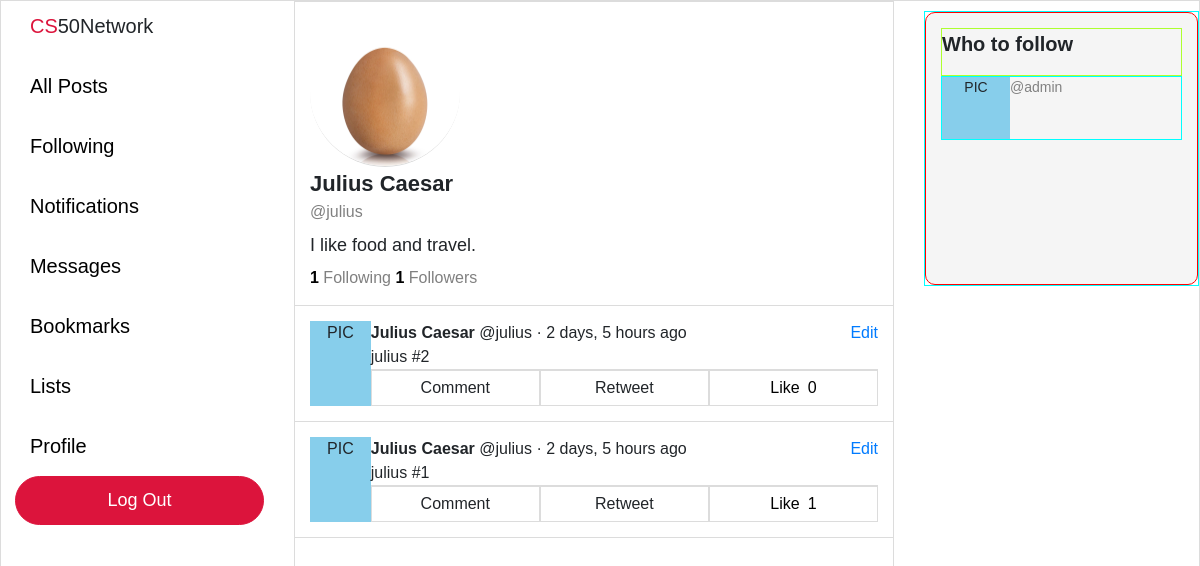
/profile/julius (signed in), run on an earlier commit of the app's database.
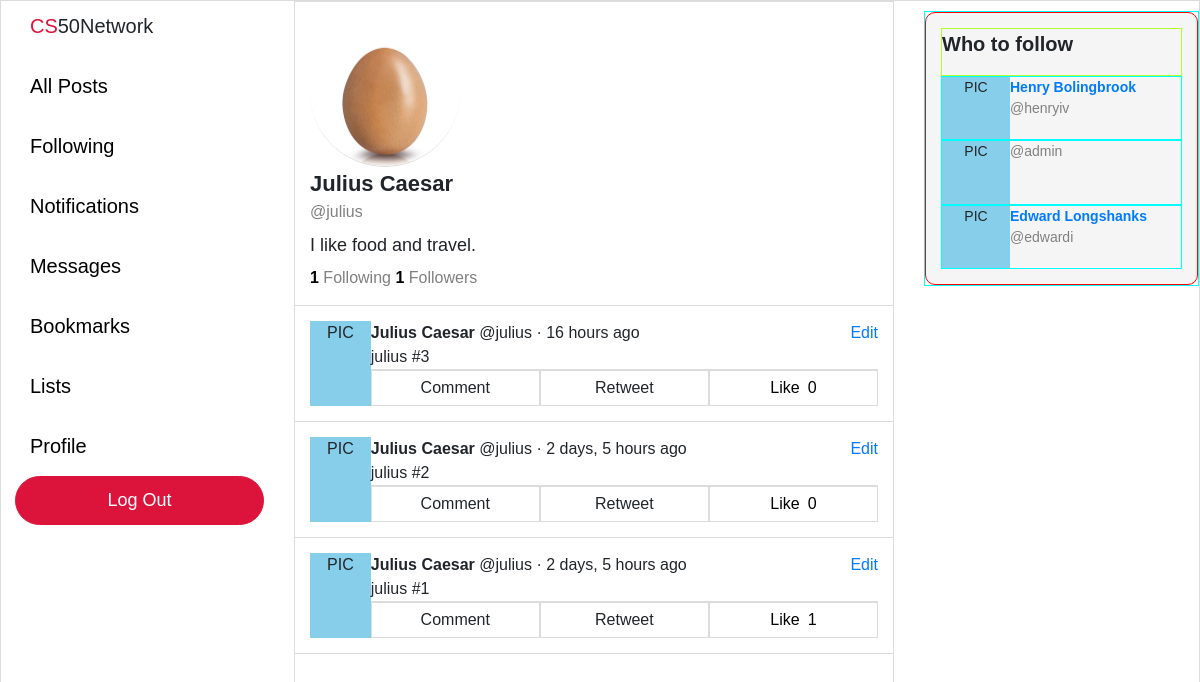
And on a later commit of the database.
### network/models.py (models this page shows, shortened)
class User(AbstractUser):
    pass

class Post(models.Model):
    user = models.ForeignKey("User", on_delete=models.CASCADE, related_name="posts")
    body = models.TextField(blank=True, max_length=280)
    likes = models.ManyToManyField("User", blank=True, related_name="likes")
    timestamp = models.DateTimeField(auto_now_add=True)
    def get_time(self):
        return humanize.naturaltime(self.timestamp)
    def total_likes(self):
        return self.likes.count()

### network/views.py (the view)
# urls.py: path("profile/<str:username>", views.profile, name="profile"),
def profile(request, username):
    current_user = User.objects.get(username=request.user)
    viewed_user = User.objects.get(username=username)
    viewed_user_posts = viewed_user.posts.all().order_by('-timestamp')
    viewed_following = viewed_user.following.all()
    viewed_followers = viewed_user.followers.all()
    currently_followed = False
    current_following = current_user.following.all()
    for followed in current_following:
        if viewed_user == followed.following:
            currently_followed = True
            break
    context = {
        "currently_followed": currently_followed,
        "following_count": viewed_following.count(),
        "follower_count": viewed_followers.count(),
        "recommend_follow": recommend_follow(request),
        "viewed_user": viewed_user,
        "viewed_user_posts": viewed_user_posts,
    }
    return render(request, "network/profile.html", context)

### network/views.py (called while the page is built)
def recommend_follow(request):
    current_user = User.objects.get(username=request.user)
    not_following = User.objects.exclude(
        followers__user=current_user
    ).exclude(username=current_user)
    if len(not_following) > 3:
        sample_size = 3
    else:
        sample_size = len(not_following)
    not_following = random.sample(list(not_following), sample_size)
    return not_following

### network/templates/network/profile.html (shortened to what this page needs)
{% extends "network/layout.html" %}
{% load static %}
{% block body %}
    {% if user.is_authenticated %}
    <div class="profile-container">
        <div class="profile-top">
            <div class="image-container">
                <img src="{% static 'images/default-profile.jpeg' %}">
            </div>
        </div>
        <div class="profile-bio-container">
            <div style="font-size: 22px"><strong>{{ viewed_user.first_name }} {{ viewed_user.last_name }}</strong></div>
            <div style="font-size: 16px; color: gray">@{{ viewed_user.username }}</div>
            <div class="profile-bio">
                I like food and travel.
            </div>
        </div>
        <div class="profile-following">
            <span class="following-count">{{ following_count }}</span> Following <span class="follower-count">{{ follower_count }}</span> Followers
        </div>
    </div>
    {% for post in viewed_user_posts %}
    <div class="post-outer-container">
        <div class="post-container">
            <div class="profile-pic">
                PIC
            </div>
            <div class="post-body-container">
                <div class="post-body-top">
                    <div>
                        <b>{{ post.user.first_name }} {{ post.user.last_name }}</b> @{{ post.user.username }}</a> · {{ post.get_time }}
                    </div>
                    {% if post.user == request.user %}
                    <a class="edit" href=""#>Edit</a>
                    {% endif %}
                </div>
                <div class="post-body">
                    {{ post.body }}
                </div>
                {% if user.is_authenticated %}
                <div class="post-options">
                    <li>Comment</li>
                    <li>Retweet</li>
                    {% if request.user in post.likes.all %}
                    <li class="like-container" id="liked" title="Unlike" value="{{ post.id }}">
                        <div class="like">Like</div>
                            <div class="like-count">{{ post.total_likes }}</div>
                    </li>
                    {% else %}
                    <li class="like-container" id="not-liked" title="Like" value="{{ post.id }}">
                        <div class="like">Like</div>
                            <div class="like-count">{{ post.total_likes }}</div>
                    </li>
                    {% endif %}
                </div>
                {% endif %}
            </div>
        </div>
    </div>
    {% endfor %}
    {% endif %}
{% endblock %}

### network/templates/network/layout.html (shortened to what this page needs)
{% load static %}
<!DOCTYPE html>
<html lang="en">
    <head>
        <link rel="stylesheet" href="https://stackpath.bootstrapcdn.com/bootstrap/4.4.1/css/bootstrap.min.css">
        <link href="{% static 'network/styles.css' %}" rel="stylesheet">
    </head>
    <body>
        <div class="left-pane">
            <nav class="navigation-bar">
                    <div class="logo">
                        <div><span style="color: crimson">CS</span>50Network</div>
                    </div>
                    <div class="navigation-item-container">
                        <div class="navigation-item">
                            <a class="navigation-link" href="{% url 'index' %}">All Posts</a>
                        </div>
                    </div>
                    {% if user.is_authenticated %}
                    <div class="navigation-item-container">
                        <div class="navigation-item">
                            <a class="navigation-link" href="{% url 'following' %}">Following</a>
                        </div>
                    </div>
                    <div class="navigation-item-container">
                        <div class="navigation-item">
                            <a class="navigation-link" href="#">Notifications</a>
                        </div>
                    </div>
                    <div class="navigation-item-container">
                        <div class="navigation-item">
                            <a class="navigation-link" href="#">Messages</a>
                        </div>
                    </div>
                    <div class="navigation-item-container">
                        <div class="navigation-item">
                            <a class="navigation-link" href="#">Bookmarks</a>
                        </div>
                    </div>
                    <div class="navigation-item-container">
                        <div class="navigation-item">
                            <a class="navigation-link" href="#">Lists</a>
                        </div>
                    </div>
                    <div class="navigation-item-container">
                        <div class="navigation-item">
                            <a class="navigation-link" href="/profile/{{ request.user }}">Profile</a>
                        </div>
                    </div>
                    {% endif %}
                    {% if user.is_authenticated %}
                    <div class="logout">
                        <a class="navigation-link" href="{% url 'logout' %}">Log Out</a>
                    </div>
                    {% endif %}
            </nav>
        </div>
        <div class="body">
            {% block body %}
            {% endblock %}
        </div>
        <div class="right-pane">
            {% if user.is_authenticated %}
            <div class="who-to-follow-container">
                <div class="who-to-follow">
                        <p>Who to follow</p>
                        {% for user in recommend_follow %}
                        <div class="recommend-follow">
                            <div class="profile-pic">
                                PIC
                            </div>
                            <div class="recommend-user">
                                <a href="/profile/{{ user.username }}"><div>{{ user.first_name }} {{ user.last_name }}</div></a>
                                <div>@{{ user.username }}</div>
                            </div>
                        </div>
                        {% endfor %}
                </div>
            </div>
            {% endif %}
        </div>
    </body>
</html>

### network/static/network/styles.css (style rules this page uses)
body { border: 1px solid gainsboro; display: grid; font-family: Arial, Helvetica, sans-serif; font-size: 18px; grid-template-columns: 2fr minmax(400px, 600px) 2fr; grid-template-rows: 1fr; height: 100vh; width: 100vw; overflow: hidden; }
.navigation-bar { font-size: 20px; margin-top: 10px; margin-left: auto; margin-right: 30px; max-width: 250px; width: 85%; }
.logo { cursor: default; padding-left: 15px; padding-bottom: 15px; }
.navigation-item-container { display: block; }
.navigation-item a { border-radius: 25px; display: inline-block; margin: 5px 0 5px 0; padding: 10px 15px 10px 15px; transition: background-color 0.15s linear; }
.navigation-link { color: black; }
.logout .navigation-link, .register .navigation-link { color: white; font-size: 18px; }
.logout a, .register a { background-color: crimson; border: 1px solid crimson; border-radius: 25px; display: flex; justify-content: center; padding: 10px 0 10px 0; transition: filter 0.25s }
.body { border-left: 1px solid gainsboro; border-right: 1px solid gainsboro; overflow: scroll; width: 100%; }
.post-outer-container { border-bottom: 1px solid gainsboro; padding: 15px; }
.post-container { background-color: white; display: flex; font-size: 16px; height: auto; width: 100%; }
.profile-pic { text-align: center; width: 68px; background-color: skyblue; }
.post-body-container { width: 100%; }
.post-body-top { display: flex; justify-content: space-between; }
.post-options { border-top: 1px solid gainsboro; display: flex; justify-content: space-around; }
.post-options li { border: 1px solid gainsboro; list-style: none; padding: 5px 0 5px 0; text-align: center; width: 100%; }
.like-container { display: flex; justify-content: center; }
.like { margin-right: 4px; }
.like-count { margin-left: 4px; }
#not-liked { color: black; }
.profile-container { padding: 15px; border-top: 1px solid gainsboro; border-bottom: 1px solid gainsboro; }
.profile-top { display: flex; justify-content: space-between; }
.image-container img { border-bottom: 1px solid gainsboro;; border-radius: 100%; height: 150px; width: 150px; }
.profile-bio { padding: 7.5px 0 7.5px 0; }
.profile-following { font-size: 16px; color: gray; }
.follower-count, .following-count { font-weight: bold; color: black; }
.right-pane { display: block; justify-content: left; }
.who-to-follow-container { margin-top: 10px; margin-left: 30px; height: 275px; width: 275px; border: 1px solid cyan; }
.who-to-follow { background-color: whitesmoke; border-radius: 10px; padding: 15px; height: 100%; width: 100%; border: 1px solid red; display: grid; grid-template-rows: .25fr 1fr 1fr 1fr; }
.who-to-follow p { border: 1px solid greenyellow; font-size: 20px; font-weight: bold; height: 100%; }
.recommend-follow { border: 1px solid cyan; height: 100%; font-size: 14px; display: flex; }
.recommend-user div:nth-child(1) { font-weight: bold; }
.recommend-user div:nth-child(2) { color: gray; }

What changed in the data, as far as the page shows it:
added Post: user.first_name "Julius", user.last_name "Caesar", user.username "julius", get_time "16 hours ago", shows "Edit", body "julius #3", total_likes "0"
added User: first_name "Henry", last_name "Bolingbrook", username "henryiv"
added User: first_name "Edward", last_name "Longshanks", username "edwardi"
